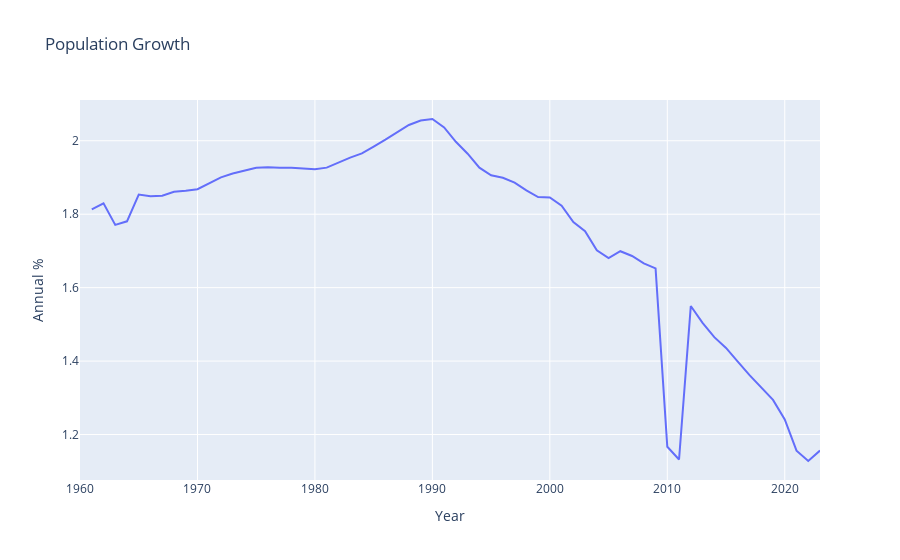

Write notebook code for a chart like this one.
### Markdown cell above
**Population Growth**

### Code cell
pg_ind = {"SP.POP.GROW":"Population growth (annual %)"}

data = wbdata.get_dataframe(pg_ind, country="HTI", parse_dates=True)
fig = data.plot(title="Population Growth", labels=dict(date='Year',value='Annual %'))
fig.update_layout(showlegend=False)
fig.show()

### Figure 1 — Plotly figure (JSON) as saved in the notebook; plotly's stock layout.template omitted (floating-point values rounded to 4 significant figures)
{"data": [{"hovertemplate": "variable=Population growth (annual %)<br>Year=%{x}<br>Annual %=%{y}<extra></extra>", "legendgroup": "Population growth (annual %)", "line": {"color": "#636efa", "dash": "solid"}, "marker": {"symbol": "circle"}, "mode": "lines", "name": "Population growth (annual %)", "orientation": "v", "showlegend": true, "type": "scatter", "x": ["2023-01-01T00:00:00", "2022-01-01T00:00:00", "2021-01-01T00:00:00", "2020-01-01T00:00:00", "2019-01-01T00:00:00", "2018-01-01T00:00:00", "2017-01-01T00:00:00", "2016-01-01T00:00:00", "2015-01-01T00:00:00", "2014-01-01T00:00:00", "2013-01-01T00:00:00", "2012-01-01T00:00:00", "2011-01-01T00:00:00", "2010-01-01T00:00:00", "2009-01-01T00:00:00", "2008-01-01T00:00:00", "2007-01-01T00:00:00", "2006-01-01T00:00:00", "2005-01-01T00:00:00", "2004-01-01T00:00:00", "2003-01-01T00:00:00", "2002-01-01T00:00:00", "2001-01-01T00:00:00", "2000-01-01T00:00:00", "1999-01-01T00:00:00", "1998-01-01T00:00:00", "1997-01-01T00:00:00", "1996-01-01T00:00:00", "1995-01-01T00:00:00", "1994-01-01T00:00:00", "1993-01-01T00:00:00", "1992-01-01T00:00:00", "1991-01-01T00:00:00", "1990-01-01T00:00:00", "1989-01-01T00:00:00", "1988-01-01T00:00:00", "1987-01-01T00:00:00", "1986-01-01T00:00:00", "1985-01-01T00:00:00", "1984-01-01T00:00:00", "1983-01-01T00:00:00", "1982-01-01T00:00:00", "1981-01-01T00:00:00", "1980-01-01T00:00:00", "1979-01-01T00:00:00", "1978-01-01T00:00:00", "1977-01-01T00:00:00", "1976-01-01T00:00:00", "1975-01-01T00:00:00", "1974-01-01T00:00:00", "1973-01-01T00:00:00", "1972-01-01T00:00:00", "1971-01-01T00:00:00", "1970-01-01T00:00:00", "1969-01-01T00:00:00", "1968-01-01T00:00:00", "1967-01-01T00:00:00", "1966-01-01T00:00:00", "1965-01-01T00:00:00", "1964-01-01T00:00:00", "1963-01-01T00:00:00", "1962-01-01T00:00:00", "1961-01-01T00:00:00", "1960-01-01T00:00:00"], "xaxis": "x", "y": [1.156, 1.128, 1.156, 1.241, 1.294, 1.328, 1.362, 1.399, 1.436, 1.465, 1.504, 1.55, 1.132, 1.167, 1.653, 1.666, 1.686, 1.699, 1.681, 1.702, 1.754, 1.778, 1.823, 1.846, 1.847, 1.865, 1.886, 1.899, 1.906, 1.927, 1.965, 1.997, 2.036, 2.059, 2.055, 2.043, 2.022, 2.003, 1.984, 1.966, 1.954, 1.942, 1.927, 1.922, 1.925, 1.927, 1.927, 1.928, 1.926, 1.919, 1.911, 1.901, 1.883, 1.868, 1.864, 1.861, 1.85, 1.849, 1.854, 1.781, 1.771, 1.83, 1.813, null], "yaxis": "y"}], "layout": {"legend": {"title": {"text": "variable"}, "tracegroupgap": 0}, "showlegend": false, "title": {"text": "Population Growth"}, "xaxis": {"anchor": "y", "domain": [0, 1], "title": {"text": "Year"}}, "yaxis": {"anchor": "x", "domain": [0, 1], "title": {"text": "Annual %"}}}}
